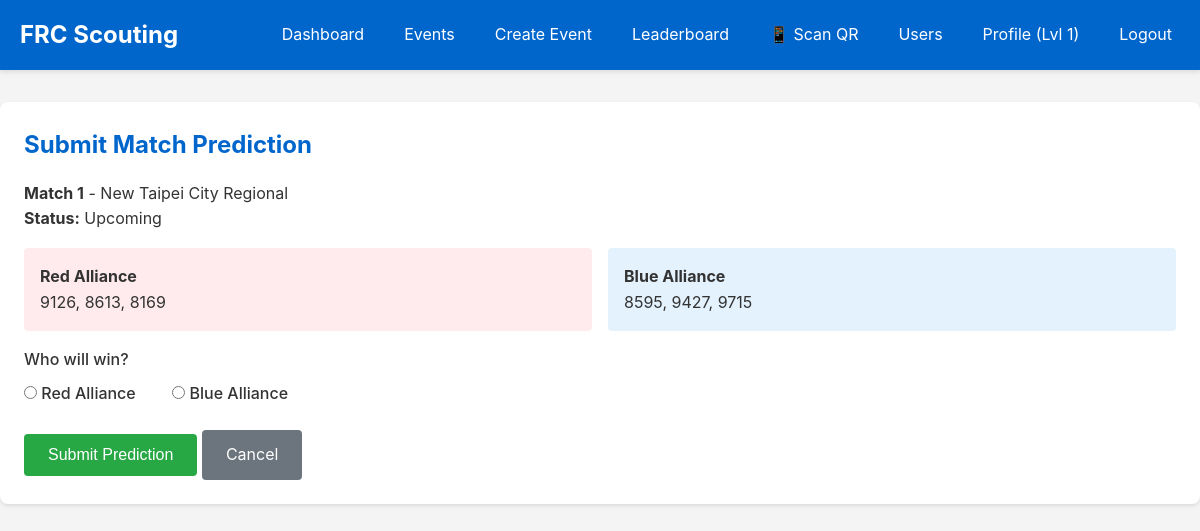
The app's page /scouting/predict/13/ (signed in) with its own data.
### accounts/models.py (models this page shows, shortened)
class UserProfile(models.Model):
    ROLE_CHOICES = [
        ('ADMIN', 'Administrator'),
        ('STRATEGIST', 'Strategist'),
        ('SCOUTER', 'Scouter'),
    ]
    user = models.OneToOneField(User, on_delete=models.CASCADE, related_name='profile')
    role = models.CharField(max_length=20, choices=ROLE_CHOICES, default='SCOUTER')
    prediction_points = models.IntegerField(default=0)
    experience_points = models.IntegerField(default=0)
    level = models.IntegerField(default=1)
    created_at = models.DateTimeField(auto_now_add=True)
    updated_at = models.DateTimeField(auto_now=True)
    def can_manage_users(self):
        return self.role == 'ADMIN'
    def can_manage_events(self):
        return self.role in ['ADMIN', 'STRATEGIST']

### events/models.py (models this page shows, shortened)
class Match(models.Model):
    MATCH_TYPES = [
        ('QUAL', 'Qualification'),
        ('PLAYOFF', 'Playoff'),
    ]
    STATUS_CHOICES = [
        ('UPCOMING', 'Upcoming'),
        ('IN_PROGRESS', 'In Progress'),
        ('COMPLETED', 'Completed'),
        ('ALL_SUBMITTED', 'All Data Submitted'),
    ]
    event = models.ForeignKey(Event, on_delete=models.CASCADE, related_name='matches')
    match_number = models.IntegerField()
    match_type = models.CharField(max_length=10, choices=MATCH_TYPES, default='QUAL')
    scheduled_time = models.DateTimeField()
    tba_match_key = models.CharField(max_length=50, unique=True, null=True, blank=True, help_text="TBA match key")
    comp_level = models.CharField(max_length=10, blank=True, help_text="Competition level: qm, qf, sf, f")
    set_number = models.IntegerField(default=1, help_text="Set number for playoff matches")
    actual_time = models.DateTimeField(null=True, blank=True, help_text="Actual match start time")
    predicted_time = models.DateTimeField(null=True, blank=True, help_text="TBA predicted start time")
    red_1 = models.ForeignKey(Team, on_delete=models.CASCADE, related_name='red1_matches')
    red_2 = models.ForeignKey(Team, on_delete=models.CASCADE, related_name='red2_matches')
    red_3 = models.ForeignKey(Team, on_delete=models.CASCADE, related_name='red3_matches')
    blue_1 = models.ForeignKey(Team, on_delete=models.CASCADE, related_name='blue1_matches')
    blue_2 = models.ForeignKey(Team, on_delete=models.CASCADE, related_name='blue2_matches')
    blue_3 = models.ForeignKey(Team, on_delete=models.CASCADE, related_name='blue3_matches')
    status = models.CharField(max_length=20, choices=STATUS_CHOICES, default='UPCOMING')
    red_score = models.IntegerField(null=True, blank=True)
    blue_score = models.IntegerField(null=True, blank=True)
    winner = models.CharField(max_length=10, choices=[('RED', 'Red'), ('BLUE', 'Blue'), ('TIE', 'Tie')], null=True, blank=True)
    created_at = models.DateTimeField(auto_now_add=True)
    updated_at = models.DateTimeField(auto_now=True)
    class Meta:
        unique_together = ['event', 'match_number', 'match_type', 'comp_level', 'set_number']
        ordering = ['scheduled_time', 'match_number']

class Event(models.Model):
    name = models.CharField(max_length=200)
    event_code = models.CharField(max_length=50, unique=True)
    location = models.CharField(max_length=200)
    start_date = models.DateField()
    end_date = models.DateField()
    api_source = models.CharField(max_length=20, choices=[('TBA', 'The Blue Alliance'), ('FIRST', 'FIRST API')], default='TBA')
    tba_event_key = models.CharField(max_length=50, unique=True, null=True, blank=True, help_text="TBA event key (e.g., '2024casj')")
    week = models.IntegerField(null=True, blank=True, help_text="Competition week number")
    event_type = models.IntegerField(null=True, blank=True, help_text="Event type code from TBA")
    event_type_string = models.CharField(max_length=50, blank=True, help_text="Event type (e.g., 'Regional', 'District')")
    auto_rotation_enabled = models.BooleanField(default=False)
    rotation_interval = models.IntegerField(default=5, help_text="Number of matches before rotating scouters")
    created_at = models.DateTimeField(auto_now_add=True)
    updated_at = models.DateTimeField(auto_now=True)
    class Meta:
        ordering = ['-start_date']

class Team(models.Model):
    team_number = models.IntegerField()
    team_name = models.CharField(max_length=200, blank=True)
    event = models.ForeignKey(Event, on_delete=models.CASCADE, related_name='teams')
    nickname = models.CharField(max_length=200, blank=True, help_text="Team nickname from TBA")
    city = models.CharField(max_length=100, blank=True)
    state_prov = models.CharField(max_length=100, blank=True)
    country = models.CharField(max_length=100, blank=True)
    rookie_year = models.IntegerField(null=True, blank=True)
    epa = models.FloatField(null=True, blank=True, help_text="Expected Points Added")
    win_rate = models.FloatField(null=True, blank=True)
    last_metrics_update = models.DateTimeField(null=True, blank=True)
    class Meta:
        unique_together = ['team_number', 'event']
        ordering = ['team_number']

### scouting/views.py (the view, shortened to what this page needs)
# urls.py: path('predict/<int:match_id>/', views.submit_prediction_view, name='submit_prediction'),
@scouter_required
def submit_prediction_view(request, match_id):
    match = get_object_or_404(Match, id=match_id)
    existing_prediction = MatchPrediction.objects.filter(
        scouter=request.user,
        match=match
    ).first()
    context = {
        'match': match,
        'existing_prediction': existing_prediction
    }
    return render(request, 'scouting/submit_prediction.html', context)

### scouting/templates/scouting/submit_prediction.html (shortened to what this page needs)
{% extends 'base.html' %}
{% block content %}
<div class="card">
    <h2>Submit Match Prediction</h2>
    <p><strong>Match {{ match.match_number }}</strong> - {{ match.event.name }}</p>
    <p><strong>Status:</strong> {{ match.get_status_display }}</p>
    <div style="display: grid; grid-template-columns: 1fr 1fr; gap: 1rem; margin: 1rem 0;">
        <div style="background: #ffebee; padding: 1rem; border-radius: 4px;">
            <h4>Red Alliance</h4>
            <p>{{ match.red_1.team_number }}, {{ match.red_2.team_number }}, {{ match.red_3.team_number }}</p>
        </div>
        <div style="background: #e3f2fd; padding: 1rem; border-radius: 4px;">
            <h4>Blue Alliance</h4>
            <p>{{ match.blue_1.team_number }}, {{ match.blue_2.team_number }}, {{ match.blue_3.team_number }}</p>
        </div>
    </div>
    {% if match.status == 'UPCOMING' %}
    <form method="post" id="predictionForm" onsubmit="return handlePredictionSubmit(event)">
        <div class="form-group">
            <label>Who will win?</label>
            <div>
                <label style="display: inline-block; margin-right: 2rem;">
                    <input type="radio" name="predicted_winner" value="RED" required
                           {% if existing_prediction and existing_prediction.predicted_winner == 'RED' %}checked{% endif %}>
                    Red Alliance
                </label>
                <label style="display: inline-block;">
                    <input type="radio" name="predicted_winner" value="BLUE" required
                           {% if existing_prediction and existing_prediction.predicted_winner == 'BLUE' %}checked{% endif %}>
                    Blue Alliance
                </label>
            </div>
        </div>
        <button type="submit" id="predictionBtn" class="btn btn-success">
            {% if existing_prediction %}Update Prediction{% else %}Submit Prediction{% endif %}
        </button>
        <a href="{% url 'match_detail' match.id %}" class="btn" style="background: #6c757d;">Cancel</a>
    </form>
    {% endif %}
</div>
{% endblock %}

### templates/base.html (shortened to what this page needs)
<!DOCTYPE html>
<html lang="en">
<head>
</head>
<body>
    <nav>
        <div class="container">
            <h1>FRC Scouting</h1>
            {% if user.is_authenticated %}
            <ul>
                <li><a href="{% url 'dashboard' %}">Dashboard</a></li>
                <li><a href="{% url 'event_list' %}">Events</a></li>
                {% if user.profile.can_manage_events %}
                <li><a href="{% url 'create_event' %}">Create Event</a></li>
                {% endif %}
                <li><a href="{% url 'leaderboard' %}">Leaderboard</a></li>
                {% if user.profile.can_manage_events %}
                <li><a href="{% url 'scan_qr_code' %}">📱 Scan QR</a></li>
                {% endif %}
                {% if user.profile.can_manage_users %}
                <li><a href="{% url 'user_management' %}">Users</a></li>
                {% endif %}
                <li><a href="{% url 'profile' %}">Profile (Lvl {{ user.profile.level }})</a></li>
                <li><a href="{% url 'logout' %}">Logout</a></li>
            </ul>
            {% endif %}
        </div>
    </nav>
    <div class="container main-content">
        {% block content %}{% endblock %}
    </div>
</body>
</html>

### templates/base.html (style rules this page uses)
* { margin: 0; padding: 0; box-sizing: border-box; }
body { font-family: -apple-system, BlinkMacSystemFont, 'Segoe UI', Roboto, Oxygen, Ubuntu, Cantarell, sans-serif; line-height: 1.6; color: #333; background: #f4f4f4; }
.container { max-width: 1200px; margin: 0 auto; padding: 0 20px; }
nav { background: #0066cc; color: white; padding: 1rem 0; box-shadow: 0 2px 5px rgba(0,0,0,0.1); }
nav .container { display: flex; justify-content: space-between; align-items: center; flex-wrap: wrap; }
nav h1 { font-size: 1.5rem; }
nav ul { list-style: none; display: flex; gap: 1.5rem; flex-wrap: wrap; }
nav a { color: white; text-decoration: none; padding: 0.5rem; transition: background 0.3s; }
.main-content { padding: 2rem 0; }
.card { background: white; padding: 1.5rem; margin-bottom: 1.5rem; border-radius: 8px; box-shadow: 0 2px 4px rgba(0,0,0,0.1); }
.card h2 { margin-bottom: 1rem; color: #0066cc; }
.btn { display: inline-block; padding: 0.75rem 1.5rem; background: #0066cc; color: white; text-decoration: none; border: none; border-radius: 4px; cursor: pointer; font-size: 1rem; transition: background 0.3s; }
.btn-success { background: #28a745; }
form { max-width: 600px; }
.form-group { margin-bottom: 1rem; }
label { display: block; margin-bottom: 0.5rem; font-weight: 500; }

### records on screen
Match: match_number "1", event.name "New Taipei City Regional", status "Upcoming", red_1.team_number "9126", red_2.team_number "8613", red_3.team_number "8169", blue_1.team_number "8595", blue_2.team_number "9427", blue_3.team_number "9715"

### other values on screen
{{ user.profile.level }} "1"
